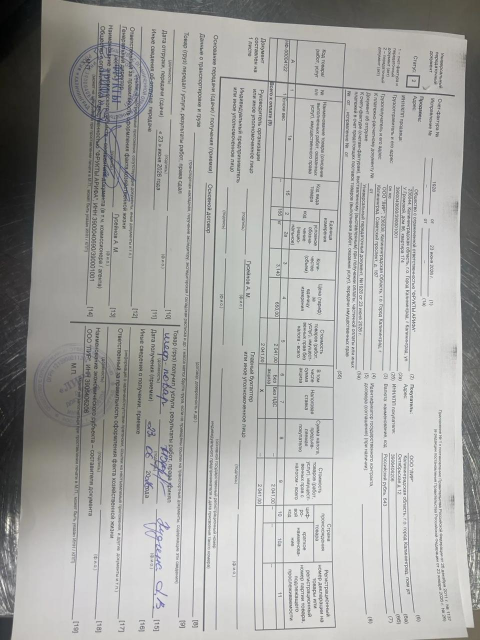
#> input picture uploads/invoices/photo_2026-06-24_00-01-03.jpg, 960 x 1280 px (shown at 1/2 size)
$ python -i document_image_preparation_service.py   (imports and definitions only)   (older library calls are emulated)
#> lines starting #> are read from the running program, lines starting #| are printed output that depends on the picture; after the words box and inside, x2 and y2 are one past the last pixel; in counts of white or black regions, pixels touching at a corner belong together
from __future__ import annotations

from pathlib import Path
from typing import Any
from uuid import uuid4

from app.config import settings


SUPPORTED_IMAGE_EXTENSIONS = {".jpg", ".jpeg", ".png", ".webp", ".tif", ".tiff", ".bmp"}
DESKEW_MIN_ANGLE = 1.2
DESKEW_MAX_ANGLE = 12.0
LOW_TEXT_COVERAGE = 0.015
HIGH_GLARE_RATIO = 0.28
HIGH_DARK_RATIO = 0.45
LOW_BLUR_SCORE = 25.0
HIGH_CLIPPING_RATIO = 0.22


def prepare_document_page(file_path: str) -> dict[str, Any]:
    path = Path(file_path)
    if path.suffix.lower() not in SUPPORTED_IMAGE_EXTENSIONS:
        return {
            "prepared_path": None,
            "transformations": [],
            "quality": {"preparation_skipped": True},
        }

    from PIL import Image, ImageOps

    image = Image.open(path)
#> image is the input picture: PIL image 960x1280 RGB; mean R, G, B 166.7, 166.8, 164.2
    original_size = image.size
#> original_size = (960, 1280)
    transformations: list[str] = []

    transposed = ImageOps.exif_transpose(image)
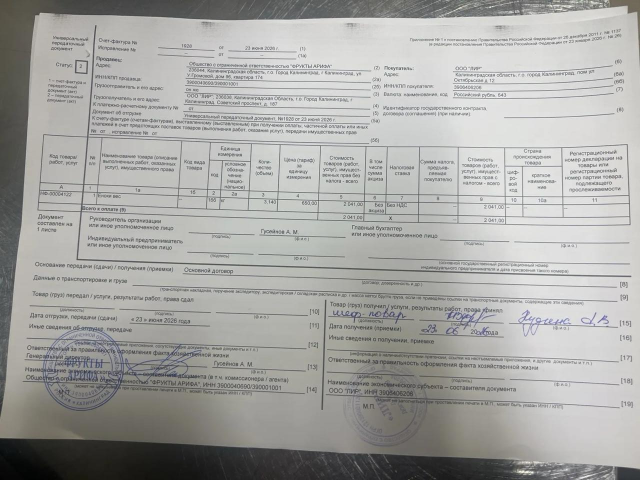
#> transposed: PIL image 1280x960 RGB (shown at 1/2 size); mean R, G, B 166.7, 166.8, 164.2
    if transposed.size != image.size or transposed.getexif().get(274) in (None, 1):
        # EXIF transpose is idempotent and clears an applied orientation marker.
        if image.getexif().get(274) not in (None, 1):
            transformations.append("exif_orientation")
    image = transposed.convert("RGB")

    cropped = _perspective_crop(image)
    if cropped is not None:
        image = cropped
        transformations.append("document_perspective_crop")

    rotation = _quarter_turn_rotation(image)
    if rotation:
        image = image.rotate(rotation, expand=True)
        transformations.append("auto_rotate_90_ccw" if rotation == 90 else "auto_rotate_90_cw")

    deskewed, deskew_angle = _deskew_image(image)
    if deskew_angle is not None:
        image = deskewed
        transformations.append(f"deskew_{deskew_angle:+.2f}deg")

    image = ImageOps.autocontrast(image, cutoff=1)
    transformations.append("autocontrast")

    max_dimension = max(image.size)
    if max_dimension < 1800:
        scale = min(2.0, 1800 / max_dimension)
        target_size = (
            max(1, round(image.width * scale)),
            max(1, round(image.height * scale)),
        )
        image = image.resize(target_size, Image.Resampling.LANCZOS)
        transformations.append(f"upscale_{scale:.2f}x")

    target_dir = Path(settings.uploaded_invoices_dir) / ".prepared"
    target_dir.mkdir(parents=True, exist_ok=True)
    target_path = target_dir / f"{path.stem}-{uuid4().hex[:10]}.jpg"
    image.save(target_path, format="JPEG", quality=95, optimize=True)

    quality = _quality_metrics(image)
    quality["quarter_turn_applied"] = bool(rotation)
    quality["deskew_angle_applied"] = deskew_angle
    quality["original_width"] = original_size[0]
    quality["original_height"] = original_size[1]
    review_reasons, stop_reasons = _quality_review_reasons(quality)
    quality["review_reasons"] = review_reasons
    quality["stop_reasons"] = stop_reasons
    quality["requires_review"] = bool(review_reasons)
    quality["stop_recommended"] = bool(stop_reasons)
    return {
        "prepared_path": str(target_path),
        "transformations": transformations,
        "quality": quality,
    }


def _perspective_crop(image):
    try:
        import cv2
        import numpy as np
        from PIL import Image
    except ImportError:
        return None

    array = np.array(image)
    gray = cv2.cvtColor(array, cv2.COLOR_RGB2GRAY)
    blurred = cv2.GaussianBlur(gray, (5, 5), 0)
    edges = cv2.Canny(blurred, 50, 150)
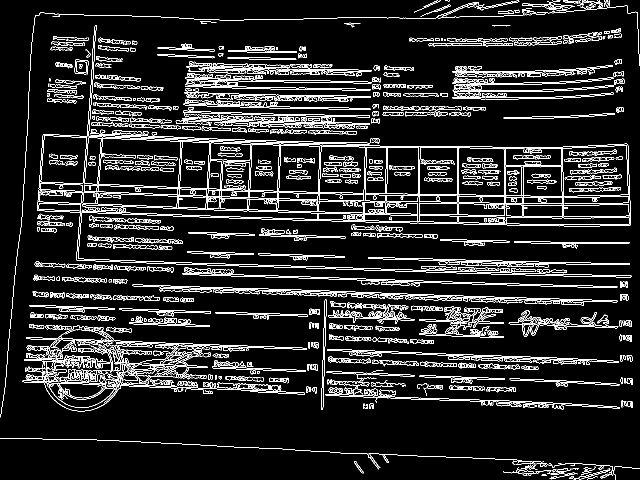
#> edges: shape (960, 1280) (shown at 1/2 size); 9.3% white in thin lines or dots
    contours, _ = cv2.findContours(edges, cv2.RETR_LIST, cv2.CHAIN_APPROX_SIMPLE)
#> contours = 2109 contours, 971 with area under 20; largest, box (x1, y1, x2, y2) and area: (74, 50, 1263, 555) 186068, (77, 50, 1263, 555) 27870, (163, 287, 1262, 453) 26440, (197, 276, 362, 375) 14209, (1125, 290, 1257, 393) 12536
    image_area = image.width * image.height
#> image_area = 1228800
    for contour in sorted(contours, key=cv2.contourArea, reverse=True)[:8]:
        if cv2.contourArea(contour) < image_area * 0.45:
            continue
        perimeter = cv2.arcLength(contour, True)
        polygon = cv2.approxPolyDP(contour, 0.02 * perimeter, True)
        if len(polygon) != 4:
            continue
        points = _order_points(polygon.reshape(4, 2).astype("float32"))
        top_left, top_right, bottom_right, bottom_left = points
        width = int(
            max(
                _distance(bottom_right, bottom_left),
                _distance(top_right, top_left),
            )
        )
        height = int(
            max(
                _distance(top_right, bottom_right),
                _distance(top_left, bottom_left),
            )
        )
        if width < 200 or height < 200:
            continue
        destination = np.array(
            [[0, 0], [width - 1, 0], [width - 1, height - 1], [0, height - 1]],
            dtype="float32",
        )
        transform = cv2.getPerspectiveTransform(points, destination)
        warped = cv2.warpPerspective(array, transform, (width, height))
        return Image.fromarray(warped)
#> this loop made 8 passes
    return None


# [30 lines left out: function _quality_metrics, not called in this run]


def _quarter_turn_rotation(image) -> int | None:
    try:
        import numpy as np
    except ImportError:
        return None

    gray = np.array(image.convert("L"))
    dark = gray < 180
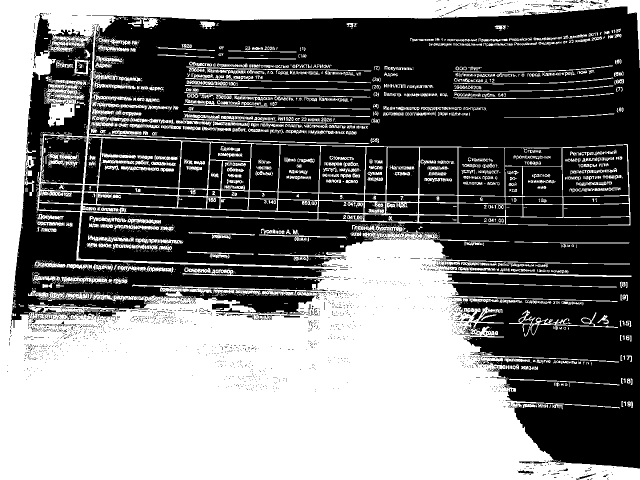
#> dark: shape (960, 1280) bool (shown at 1/2 size); 46.6% white; 2591 white regions (1959 under 20 px), largest, box (x1, y1, x2, y2) and area: (0, 0, 1280, 960) 497700, (91, 160, 173, 254) 3583, (365, 227, 740, 249) 1163
    horizontal_score = float(np.std(np.mean(dark, axis=1)))
#> horizontal_score = 0.295
    vertical_score = float(np.std(np.mean(dark, axis=0)))
#> vertical_score = 0.19
    if vertical_score <= horizontal_score * 1.2:
        return None

    return 90


def _deskew_image(image):
    try:
        import cv2
        import numpy as np
        from PIL import Image
    except ImportError:
        return image, None

    gray = cv2.cvtColor(np.array(image), cv2.COLOR_RGB2GRAY)
    _, threshold = cv2.threshold(gray, 0, 255, cv2.THRESH_BINARY_INV + cv2.THRESH_OTSU)
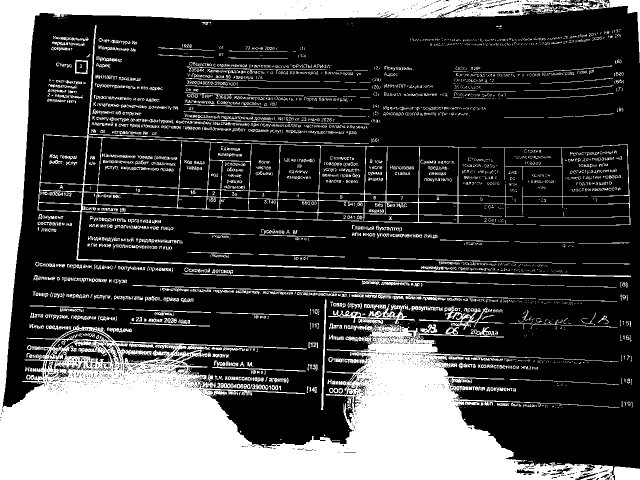
#> threshold: shape (960, 1280) (shown at 1/2 size); 28.4% white; 3492 white regions (2727 under 20 px), largest, box (x1, y1, x2, y2) and area: (0, 0, 1280, 960) 268482, (75, 50, 1262, 554) 13680, (963, 288, 1261, 451) 1645
    coords = np.column_stack(np.where(threshold > 0))
#> coords = 349018 pairs, first value 0 to 959, second value 0 to 1279
    if coords.size == 0:
        return image, None

    angle = float(cv2.minAreaRect(coords)[-1])
#> angle = -90
    if angle < -45:
        angle = -(90 + angle)
#> angle = 0
    else:
        angle = -angle
    if abs(angle) < DESKEW_MIN_ANGLE or abs(angle) > DESKEW_MAX_ANGLE:
        return image, None

    center = (image.width / 2, image.height / 2)
    matrix = cv2.getRotationMatrix2D(center, angle, 1.0)
    rotated = cv2.warpAffine(
        np.array(image),
        matrix,
        (image.width, image.height),
        flags=cv2.INTER_CUBIC,
        borderMode=cv2.BORDER_REPLICATE,
    )
    return Image.fromarray(rotated), round(angle, 2)


# [44 lines left out: functions _quality_review_reasons, _order_points, _distance, not called in this run]

>>> result = prepare_document_page('../../../uploads/invoices/photo_2026-06-24_00-01-03.jpg')
#> in prepare_document_page, `image = ImageOps.autocontrast(image, cutoff=1)`:
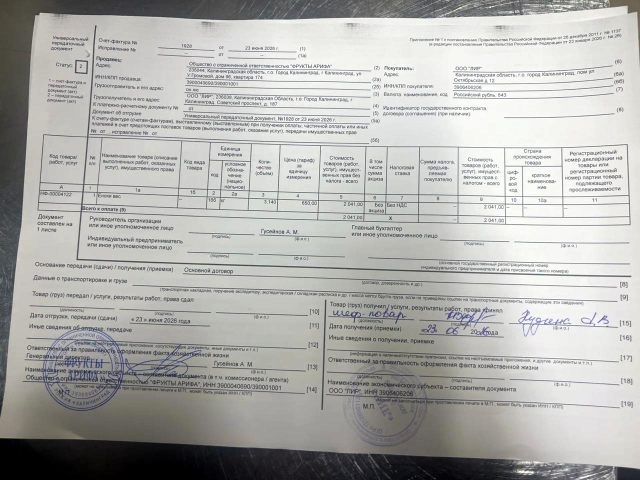
#> image: PIL image 1280x960 RGB (shown at 1/2 size); mean R, G, B 175.9, 175.9, 173.4
#> (the run stopped early here; a loop or call above may not have finished)

$ run again, on uploads/invoices/photo_2026-06-24_00-01-08.jpg
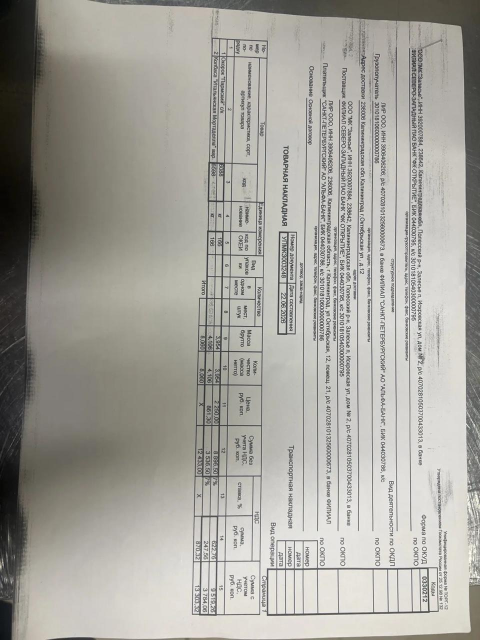
#> input picture uploads/invoices/photo_2026-06-24_00-01-08.jpg, 960 x 1280 px (shown at 1/2 size)
#> in prepare_document_page, image is the input picture: PIL image 960x1280 RGB; mean R, G, B 164, 162.4, 155.8
#> in _perspective_crop, `edges = cv2.Canny(blurred, 50, 150)`:
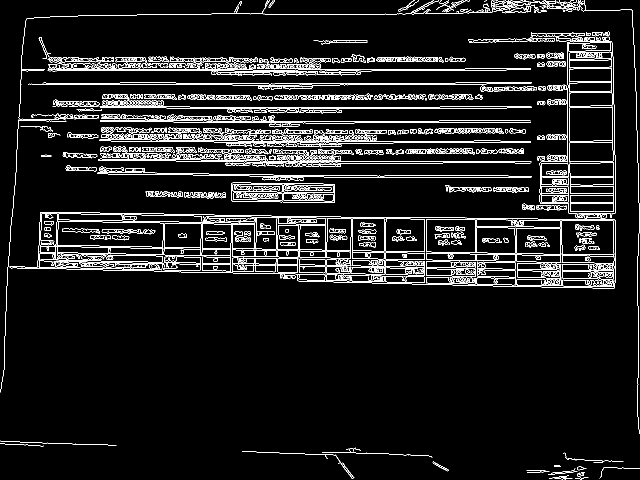
#> edges: shape (960, 1280) (shown at 1/2 size); 6.8% white in thin lines or dots
#> contours = 1803 contours, 1115 with area under 20; largest, box (x1, y1, x2, y2) and area: (19, 424, 1232, 577) 30540, (1138, 103, 1228, 424) 25817, (1031, 441, 1229, 527) 14116, (852, 438, 1121, 523) 12387, (114, 442, 328, 495) 10126
#> the loop in _perspective_crop, `for contour in sorted(contours, key=cv2.contourArea, reverse=True)[:8]:` made 8 passes
#> dark: shape (960, 1280) bool; 53.2% white; 2325 black regions (2171 under 20 px), largest, box (x1, y1, x2, y2) and area: (80, 0, 1280, 905) 415121, (0, 534, 341, 800) 29303, (115, 442, 327, 495) 8483
#> horizontal_score = 0.282
#> vertical_score = 0.169
#> threshold: shape (960, 1280); 31.8% white; 1303 white regions (579 under 20 px), largest, box (x1, y1, x2, y2) and area: (0, 584, 1280, 960) 252173, (0, 0, 1007, 784) 48127, (45, 424, 1232, 576) 22519
#> coords = 390481 pairs, first value 0 to 959, second value 0 to 1279
#> in _deskew_image, `angle = float(cv2.minAreaRect(coords)[-1])`: angle = -90
#> in _deskew_image, `angle = -(90 + angle)`: angle = 0
#> in prepare_document_page, `image = image.resize(target_size, Image.Resampling.LANCZOS)`:
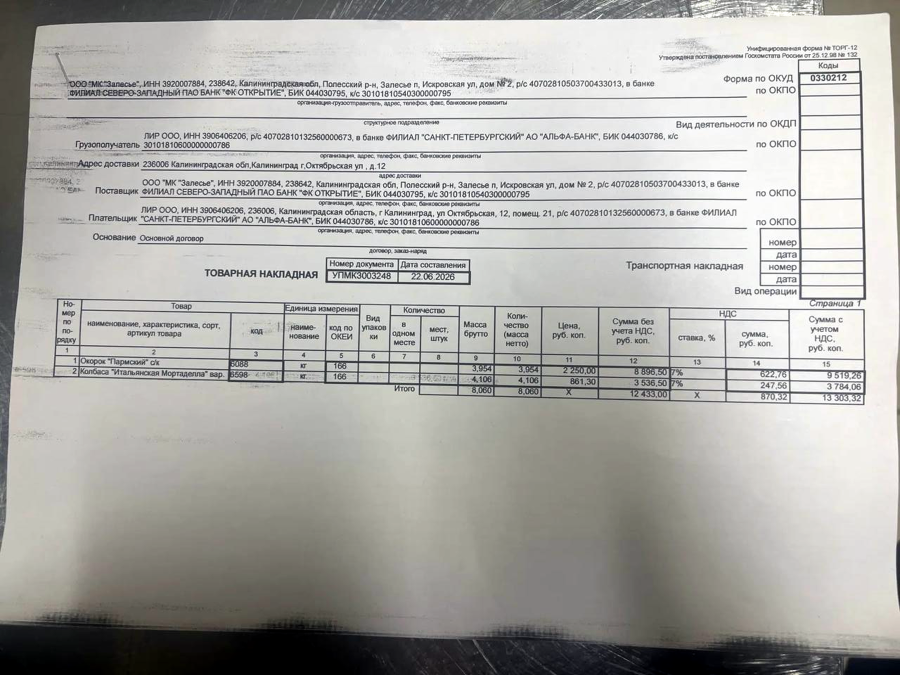
#> image: PIL image 1800x1350 RGB (shown at 1/2 size); mean R, G, B 172.3, 171.6, 168.1
